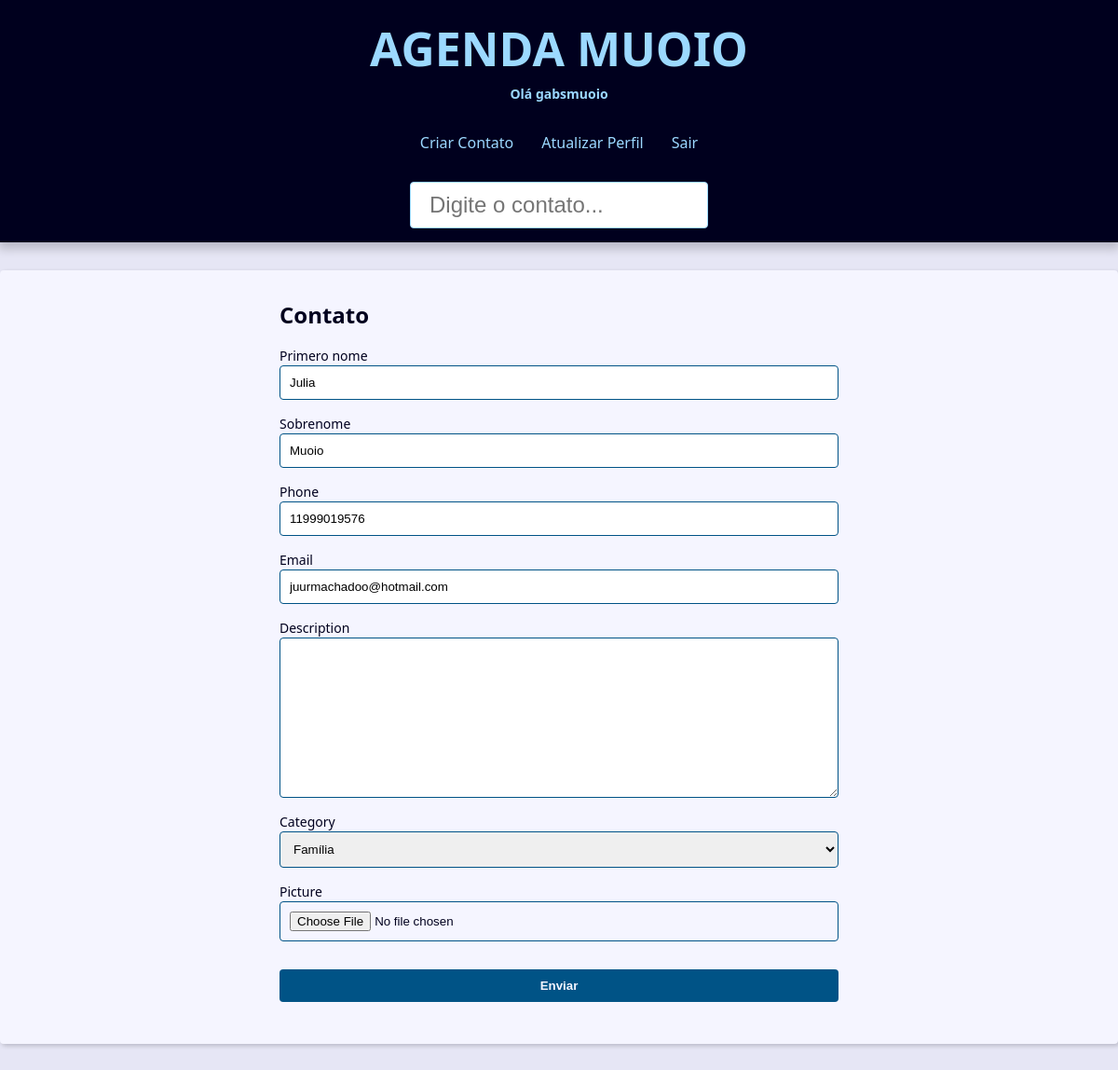
The page /contact/1008/update/ (signed in) on the database its author committed.
### contact/models.py (models this page shows, shortened)
class Contact(models.Model):
    first_name = models.CharField(max_length=50)
    last_name = models.CharField(max_length=50, verbose_name='Sobrenome')
    phone = models.CharField(max_length=50)
    email = models.EmailField(max_length=254)
    created_date = models.DateTimeField(default=timezone.now)
    description = models.TextField(blank=True)
    show = models.BooleanField(default=True)
    picture = models.ImageField(upload_to='pictures/%Y/%m/', blank=True)
    category = models.ForeignKey(
        Category,
        on_delete=models.SET_NULL,
        blank=True,
        null=True,
    )
    owner = models.ForeignKey(
        User,
        on_delete=models.SET_NULL,
        blank=True,
        null=True,
    )

### contact/views/contact_forms.py (the view, shortened to what this page needs)
# urls.py: path('contact/<int:contact_id>/update/',
@login_required(login_url='contact:login')
def update(request, contact_id):
    contact_upd = get_object_or_404(
        Contact, pk=contact_id, show=True, owner=request.user
    )
    form_action = reverse('contact:update', args=(contact_id,))
    context = {
        'form': ContactForm(instance=contact_upd),
        'form_action': form_action,
    }
    return render(
        request,
        'contact/create.html',
        context
    )

### contact/forms.py (shortened to what this page needs)
class ContactForm(forms.ModelForm):
    first_name = forms.CharField(
        widget=forms.TextInput(
            attrs={
                'placeholder': 'Escreva seu nome aqui'
            }
        ),
        label='Primero nome',
    )
    picture = forms.ImageField(
        widget=forms.FileInput(
            attrs={
                'accept': 'image/*'
            }
        ),
        required=False
    )
    class Meta:
        model = models.Contact
        fields = ('first_name',
                  'last_name',
                  'phone',
                  'email',
                  'description',
                  'category',
                  'picture',
                  )

### contact/models.py (called while the page is built)
    def __str__(self) -> str:
        return self.name

### contact/templates/contact/create.html (shortened to what this page needs)
{% extends 'global/base.html' %}
{% block content %}
    <div class="form-wrapper">
        <h2>Contato</h2>
        <form
          action="{{ form_action }}"
          method="POST"
          enctype="multipart/form-data"
        >
            <div class="form-content">
              {% for field in form %}
                <div class="form-group">
                  <label for="{{ field.id_for_label }}">{{ field.label }}</label>
                  {{ field }}
                </div>
              {% endfor %}
            </div>
          <div class="form-content">
            <div class="form-group">
              <button class="btn" type="submit">Enviar</button>
            </div>
          </div>
        </form>
      </div>
{% endblock content %}

### base_templates/global/partials/_header.html (shortened to what this page needs)
<header class="header">
    <h1 class="header-heading">
        <a href="{% url 'contact:index' %}" class="header-link">
            AGENDA MUOIO
        </a><br>
        <p class="header-home">Olá {{ user.username }}</p>
    </h1>
    <nav class="menu">
        <ul class="menu-list">
            {% if user.is_authenticated %}
            <li class="menu-item">
                <a href="{% url 'contact:create' %}" class="menu-link">
                    Criar Contato
                </a>
            </li>
            <li class="menu-item">
                <a href="{% url 'contact:user_update' %}" class="menu-link">
                    Atualizar Perfil
                </a>
            </li>
            <li class="menu-item">
                <a href="{% url 'contact:logout' %}" class="menu-link">
                    Sair
                </a>
            </li>
            {% endif %}
        </ul>
    </nav>
    <div class="search">
        <form action="{% url 'contact:search' %}" method="GET">
            <input type="text" class="search-input" placeholder="Digite o contato..." id="Search" name="q"
                value="{{ request.GET.q.strip }}">
        </form>
    </div>
</header>

### base_static/global/css/style.css (style rules this page uses)
:root { --spacing: 1.5rem; --link-dark-color: rgb(0, 83, 134); --link-light-color: rgb(156, 217, 255); --clr-white: rgb(245, 245, 255); --clr-black: rgb(0, 0, 30); --clr-light-gray: rgb(230, 230, 245); --clr-dark-shadow-5: rgba(0, 0, 10, 5%); --clr-dark-shadow-10: rgba(0, 0, 10, 10%); --clr-dark-shadow-20: rgba(0, 0, 10, 20%); --clr-light-shadow-5: rgba(200, 200, 255, 5%); --clr-light-shadow-10: rgba(200, 200, 255, 10%); --clr-light-shadow-20: rgba(200, 200, 255, 20%); --main-page-width: 120rem; --table-min-width: 60rem; --biggest-font-size: 5rem; --bigger-font-size: 4rem; --big-font-size: 3.2rem; --medium-font-size: 2.4rem; --small-font-size: 1.6rem; --smaller-font-size: 1.4rem; --smallest-font-size: 1.2rem; --transition-fast: 300ms; --transition-medium: 600ms; --transition-slow: 1s; --default-border-radius: 4px; }
*, *::before, *::after { margin: 0; padding: 0; box-sizing: border-box; }
html { font-size: 62.5%; }
body { font-family: system-ui, -apple-system, BlinkMacSystemFont, 'Segoe UI', Roboto, Oxygen, Ubuntu, Cantarell, 'Open Sans', 'Helvetica Neue', sans-serif; line-height: 1.5; font-size: var(--small-font-size); color: var(--clr-black); -webkit-font-smoothing: antialiased; background: var(--clr-light-gray); }
.header { background: var(--clr-black); padding: var(--spacing); box-shadow: 0 5px 10px 2px var(--clr-dark-shadow-20); z-index: 1; position: relative; }
.header-heading { font-size: var(--biggest-font-size); text-align: center; }
.header-link { color: var(--link-light-color); text-decoration: none; transition: filter var(--transition-fast) ease-in-out; }
.header-home { color: var(--link-light-color); font-size: var(--smaller-font-size); }
.menu { margin: var(--spacing); }
.menu-list { list-style: none; display: flex; justify-content: center; flex-flow: row wrap; }
.menu-link { display: block; padding: var(--spacing); color: var(--link-light-color); text-decoration: none; transition: background-color var(--transition-fast) ease-in-out; border-radius: var(--default-border-radius); }
.search { display: flex; justify-content: center; }
.search-input { font-size: var(--medium-font-size); padding: 1rem 2rem; width: 100%; max-width: 32rem; border-radius: var(--default-border-radius); border: 1px solid var(--link-light-color); }
.form-wrapper { max-width: 60rem; margin: var(--spacing) auto; }
.form-content { margin: var(--spacing) 0; }
.form-group { display: flex; flex-direction: column; padding-bottom: var(--spacing); }
.form-group input, .form-group textarea, .form-group select { padding: 1rem; border-radius: var(--default-border-radius); border: 1px solid var(--link-dark-color); }
.form-group label { font-size: var(--smaller-font-size); }
.btn { background-color: var(--link-dark-color); color: var(--clr-white); font-weight: bold; border: none; padding: 1rem 2rem; border-radius: var(--default-border-radius); cursor: pointer; transition: filter var(--transition-fast) ease-in-out; }

### rows shown on the page
Contact: form "Julia" "Muoio" "11999019576" "juurmachadoo@hotmail.com" "Família"

### other values the page prints
{{ user.username }} "gabsmuoio"
{{ field.label }} "Primero nome" "Sobrenome" "Phone" "Email" "Description" "Category" "Picture"
